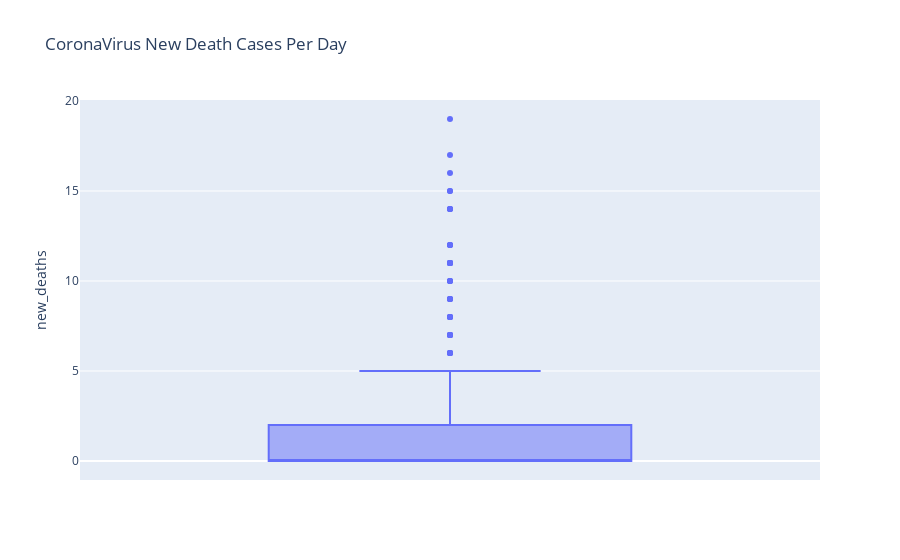

Source (notebook cell):
### Code cell
#New CoronaVirus Death Cases 
fig = px.box(full_data_nepal, y='new_deaths', title='CoronaVirus New Death Cases Per Day')
fig.show()

### Figure 1 — Plotly figure (JSON) as saved in the notebook; plotly's stock layout.template omitted (floating-point values rounded to 4 significant figures; data arrays with more than 128 entries replaced by an {"elided": "..."} marker saying what was removed)
{"data": [{"alignmentgroup": "True", "hovertemplate": "new_deaths=%{y}<extra></extra>", "legendgroup": "", "marker": {"color": "#636efa"}, "name": "", "notched": false, "offsetgroup": "", "orientation": "v", "showlegend": false, "type": "box", "x0": " ", "xaxis": "x", "y": {"elided": "286 int values"}, "y0": " ", "yaxis": "y"}], "layout": {"boxmode": "group", "legend": {"tracegroupgap": 0}, "title": {"text": "CoronaVirus New Death Cases Per Day"}, "xaxis": {"anchor": "y", "domain": [0, 1]}, "yaxis": {"anchor": "x", "domain": [0, 1], "title": {"text": "new_deaths"}}}}
